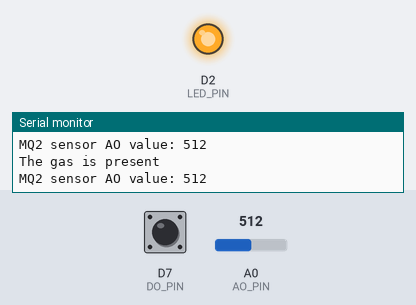
A sketch run on a simulated ESP8266 (NodeMCU). Parts: output pins drawn as LEDs (lit = HIGH), the last lines printed to the serial monitor. Dashed ring = blinking. Inputs (shaded band) come from the test bench; at power-on: A0 (AO_PIN) = 512, D7 (DO_PIN) LOW.

Above: at 11.2 s.
11.3 s: A0 (AO_PIN) set to 106
14.3 s: A0 (AO_PIN) set to 91
17.3 s: D7 (DO_PIN) driven HIGH
At 17.8 s:
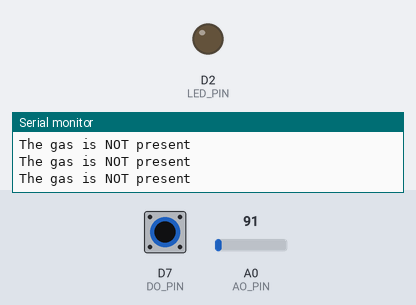
19.2 s: D7 (DO_PIN) driven LOW
At 20.2 s:
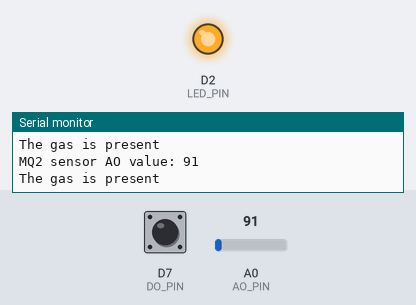
22.2 s: D7 (DO_PIN) pulsed HIGH 2 times (0.12 s each, 0.3 s apart)
At 22.45 s:
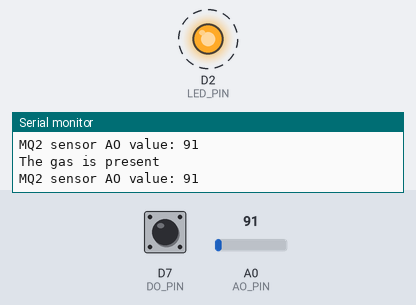
25.8 s: D7 (DO_PIN) pulsed HIGH 5 times (0.12 s each, 0.3 s apart)
At 28.4 s:
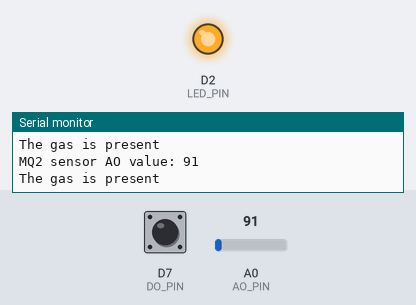
Timing chart, 0 to 29.9 s (numbered marks = the images above; inputs shaded):
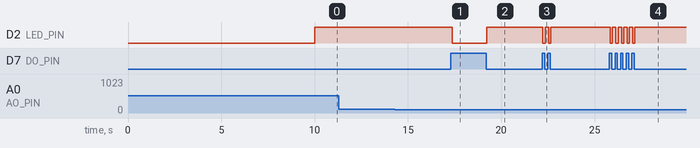

The sketch:

GasSensor.ino
```cpp
#define DO_PIN D7
#define LED_PIN D2
#define AO_PIN A0

void setup() {
  // Initialize the Serial to communicate with the Serial Monitor.
  Serial.begin(9600);
  // initialize the esp8266's pin as an input
  pinMode(DO_PIN, INPUT);
  pinMode(LED_PIN, OUTPUT);

  Serial.println("Warming up the MQ2 sensor");
  delay(10000);  // wait for the MQ2 to warm up
}

void loop() {
  int gasState = digitalRead(DO_PIN);
  int gasValue = analogRead(AO_PIN);

  if (gasState == HIGH) {
    Serial.println("The gas is NOT present");
    digitalWrite(LED_PIN, LOW);
  } else {
    Serial.println("The gas is present");
    digitalWrite(LED_PIN, HIGH);
    Serial.print("MQ2 sensor AO value: ");
    Serial.println(gasValue);
  }
}
```

Measured:
- after the input at 17.3 s, D2 (LED_PIN): HIGH → LOW after 0.06 s
- after the input at 19.2 s, D2 (LED_PIN): LOW → HIGH at once
- after the input at 22.2 s, D2 (LED_PIN): alternates HIGH for 0.19 s and LOW for 0.11 s, 4 changes in all, then stays HIGH, starting at once
- after the input at 25.8 s, D2 (LED_PIN): alternates HIGH for 0.19 s and LOW for 0.12 s, 10 changes in all, then stays HIGH, starting at once
